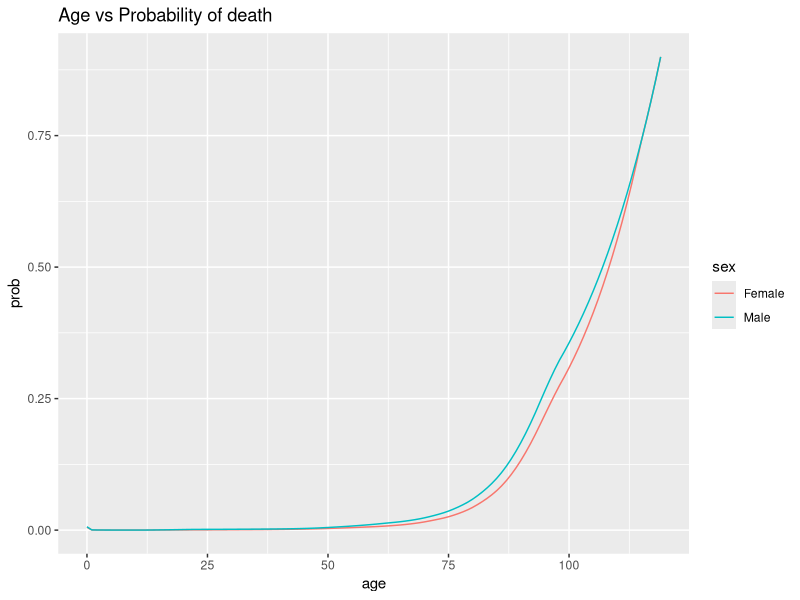

Source code (R):
## ---- chunk 1
library(tidyverse)
library(dslabs)
## ---- chunk 2
data("death_prob")
head(death_prob)
summary(death_prob)
## ---- chunk 3
n <- 1000
loss_payout <- -150000
profit_premium <- 1150
## ---- chunk 4
death_prob %>% ggplot(aes(age, prob, group = sex, color = sex)) + 
    geom_line() +
    ggtitle('Age vs Probability of death')
## ---- chunk 5
death_prob %>% filter(age == 50 & sex =='Female')
## ---- chunk 6
p <- 0.003193
loss_payout*p + profit_premium*(1-p)
## ---- chunk 7
sqrt(p*(1-p))*abs(loss_payout - profit_premium)
## ---- chunk 8
En <- n*(loss_payout*p + profit_premium*(1-p))
En
## ---- chunk 9
SEn <- sqrt(n*p*(1-p))*abs(loss_payout - profit_premium)
SEn
## ---- chunk 10
pnorm(0, En, SEn)
## ---- chunk 11
prob <- death_prob %>% filter(age == 50 & sex == 'Male')
prob
## ---- chunk 12
# En = n * (loss*p + premium*(1-p))
# premium = (En - n*loss*p)/(n*(1-p))
En <- 700000
p <- prob$prob
premium <- (700000 - n*loss_payout*p)/(n*(1 - p))
premium
## ---- chunk 13
SEn <- sqrt(n*p*(1-p))*abs(loss_payout-premium)
SEn
## ---- chunk 14
pnorm(0, En, SEn)
## ---- chunk 15
new_p <- 0.015
loss_payout <- -150000
premium <- 1150
n <- 1000
## ---- chunk 16
# E = n*(loss*new_p + premium*(1-new_p))
En <- n*(loss_payout*new_p + premium*(1-new_p))
En
## ---- chunk 17
# SE = sqrt(n*new_p*(1-new_p))*abs(loss-premium)
SEn <- sqrt(n*new_p*(1-new_p))*abs(loss_payout-premium)
SEn
## ---- chunk 18
pnorm(0, En, SEn)
## ---- chunk 19
pnorm(-1000000, En, SEn)
## ---- chunk 20
p <- seq(.01, .03, .001)
En <- n*(p*loss_payout + premium*(1-p))
SEn <- sqrt(n*p*(1-p))*abs(loss_payout - premium)
prob_losing_money <- pnorm(0, En, SEn)
df <- data.frame(prob = p, losing_money = prob_losing_money)
df %>% filter(losing_money>0.9)
## ---- chunk 21
p <- seq(.01, .03, .0025)
En <- n*(p*loss_payout + premium*(1-p))
SEn <- sqrt(n*p*(1-p))*abs(loss_payout - premium)
prob_losing_money <- pnorm(-1000000, En, SEn)
df <- data.frame(prob = p, losing_money = prob_losing_money)
df %>% filter(losing_money>0.9)
## ---- chunk 22
set.seed(25, sample.kind = "Rounding")
## ---- chunk 23
n <- 1000
p_loss <- 0.015
loss <- 150000
premium <- 1150
report <- sample(c(-1, 1), n, replace = TRUE, 
                          prob = c(p_loss, 1-p_loss))
profit <- 1150*sum(report == 1)/10^6
loss <- 150000*sum(report == -1)/10^6
profit - loss
## ---- chunk 24
set.seed(27, sample.kind = 'Rounding')
## ---- chunk 25
B <- 10000
profits <- replicate(B, {
    report <- sample(c(-1, 1), n, replace = TRUE, 
                     prob = c(p_loss, 1 - p_loss))
    profit <- 1150*sum(report == 1)/10^6
    loss <- 150000*sum(report == -1)/10^6
    total <- profit - loss
})
mean(profits <= -1)
## ---- chunk 26
# -[(loss*p + premium*(1-p))*n/(sqrt(n*p*(1-p))*abs(loss-premium)) = qnorm(0.05)
loss_payout <- -150000
p <- 0.015
n <- 1000
z <- qnorm(0.05)

# -(-2250000 + 985*premium)/(3.843*premium + 576570) = -1.6448
# 2250000 - 985*premium = -6.320966*premium - 948342
# premium = (2250000 + 948342)/(985 - 6.320966)
premium <- (2250000 + 948342)/(985 - 6.30966)
premium
## ---- chunk 27
En <- loss_payout*p + premium*(1-p)
En
## ---- chunk 28
En*1000
## ---- chunk 29
set.seed(28, sample.kind = "Rounding")
## ---- chunk 30
B <- 10000
n <- 1000
loss_payout <- -150000
premium <- 3267.982
p <- 0.015

profits <- replicate(B, {
    draws <- sample(c(loss_payout, premium), n, replace = TRUE, 
                    prob = c(p, 1-p))
    sum(draws)
})
mean(profits < 0)
## ---- chunk 31
set.seed(29, sample.kind = "Rounding")
## ---- chunk 32
B <- 10000
n <- 1000
loss_payout <- -150000
premium <- 3267.982

profits <- replicate(B, {
    p <- 0.015 + sample(seq(-0.01, 0.01, length = 100), 1)
    draws <- sample(c(loss_payout, premium), n, replace = TRUE,
                    prob = c(p, 1-p))
    sum(draws)
})
mean(profits)
## ---- chunk 33
mean(profits < 0)
## ---- chunk 34
mean(profits < -1000000)
